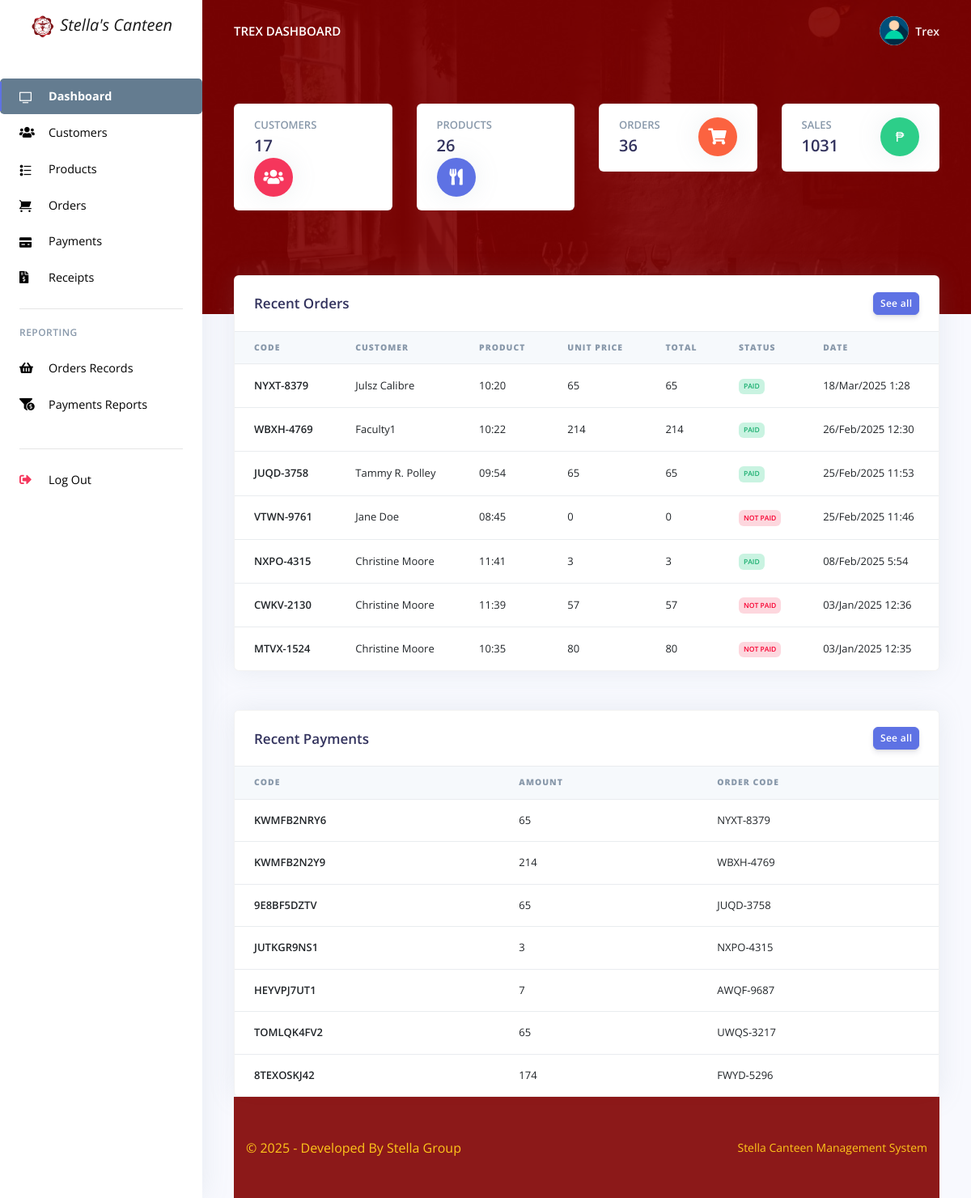
The app's page /stella/admin/dashboard.php (signed in), older data.
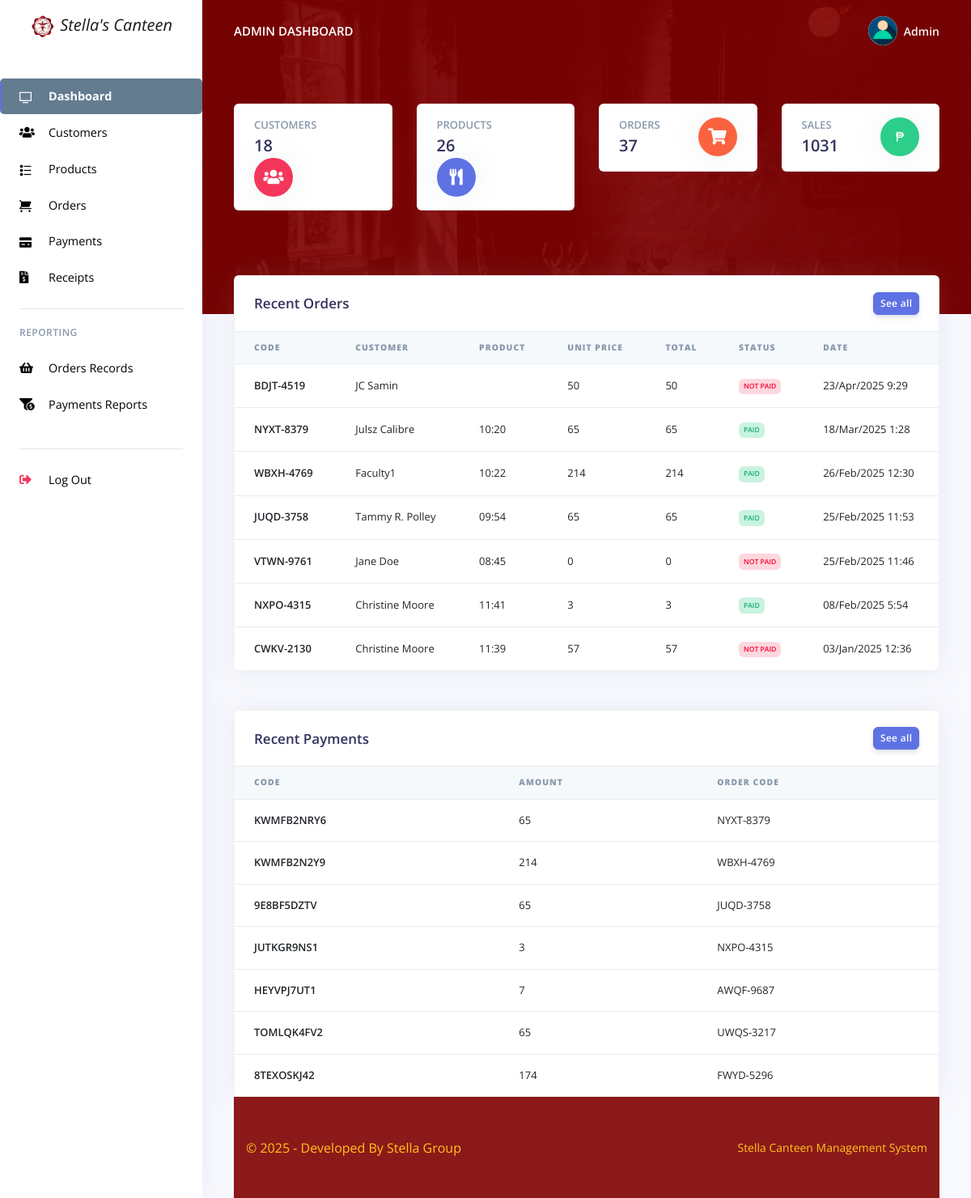
The same page, newer data.
### tables this page shows
CREATE TABLE `rpos_admin` (
  `admin_id` varchar(200) NOT NULL,
  `admin_name` varchar(200) NOT NULL,
  `admin_email` varchar(200) NOT NULL,
  `admin_password` varchar(200) NOT NULL
);

CREATE TABLE `rpos_orders` (
  `order_id` varchar(200) NOT NULL,
  `order_code` varchar(200) NOT NULL,
  `customer_id` varchar(200) NOT NULL,
  `customer_name` varchar(200) NOT NULL,
  `prod_id` varchar(200) NOT NULL,
  `prod_name` varchar(200) NOT NULL,
  `prod_price` varchar(200) NOT NULL,
  `prod_qty` varchar(200) NOT NULL,
  `order_status` varchar(200) NOT NULL,
  `created_at` timestamp(6) NOT NULL DEFAULT current_timestamp(6) ON UPDATE current_timestamp(6)
);

CREATE TABLE `rpos_payments` (
  `pay_id` varchar(200) NOT NULL,
  `pay_code` varchar(200) NOT NULL,
  `order_code` varchar(200) NOT NULL,
  `customer_id` varchar(200) NOT NULL,
  `pay_amt` varchar(200) NOT NULL,
  `pay_method` varchar(200) NOT NULL,
  `created_at` timestamp(6) NOT NULL DEFAULT current_timestamp(6) ON UPDATE current_timestamp(6),
  `pay_ref` varchar(60) NOT NULL,
  `pay_proof` varchar(100) NOT NULL
);

### stella/admin/dashboard.php (the view, shortened to what the rows shown need)
<?php
include('config/config.php');
require_once('partials/_head.php');
?>
<body>
  <?php
  require_once('partials/_sidebar.php');
  ?>
  <div class="main-content">
    <?php
    require_once('partials/_topnav.php');
    ?>
    <div class="container-fluid mt--7">
      <div class="row mt-5">
        <div class="col-xl-12 mb-5 mb-xl-0">
          <div class="card shadow">
            <div class="table-responsive">
              <table class="table align-items-center table-flush">
                <thead class="thead-light">
                  <tr>
                    <th class="" scope="col"><b>Code</b></th>
                    <th scope="col"><b>Customer</b></th>
                    <th class="" scope="col"><b>Product</b></th>
                    <th scope="col"><b>Unit Price</b></th>
                    <th scope="col"><b>Total</b></th>
                    <th scop="col"><b>Status</b></th>
                    <th class="" scope="col"><b>Date</b></th>
                  </tr>
                </thead>
                <tbody>
                  <?php
                  $ret = "SELECT * FROM  rpos_orders ORDER BY `rpos_orders`.`created_at` DESC LIMIT 7 ";
                  $stmt = $mysqli->prepare($ret);
                  $stmt->execute();
                  $res = $stmt->get_result();
                  while ($order = $res->fetch_object()) {
                    $total = ($order->prod_price);
                  ?>
                    <tr>
                      <th class="" scope="row"><?php echo $order->order_code; ?></th>
                      <td><?php echo $order->customer_name; ?></td>
                      <td class=""><?php echo $order->prod_name; ?></td>
                      <td><?php echo $order->prod_price; ?></td>
                      <td><?php echo $total; ?></td>
                      <td><?php if ($order->order_status == '') {
                                                    echo "<span class='badge badge-danger'>Not Paid</span>";
                                                } elseif ($order->order_status == 'Paid') {
                                                    echo "<span class='badge badge-success'>$order->order_status</span>";
                                                }else{
                                                    echo "<span class='badge badge-info'>$order->order_status</span>";
                                                } ?></td>
                      <td class=""><?php echo date('d/M/Y g:i', strtotime($order->created_at)); ?></td>
                    </tr>
                  <?php } ?>
                </tbody>
              </table>
            </div>
          </div>
        </div>
      </div>
      <div class="row mt-5">
        <div class="col-xl-12">
          <div class="card shadow">
            <div class="table-responsive">
              <table class="table align-items-center table-flush">
                <thead class="thead-light">
                  <tr>
                    <th class="" scope="col"><b>Code</b></th>
                    <th scope="col"><b>Amount</b></th>
                    <th class='' scope="col"><b>Order Code</b></th>
                  </tr>
                </thead>
                <tbody>
                  <?php
                  $ret = "SELECT * FROM   rpos_payments   ORDER BY `rpos_payments`.`created_at` DESC LIMIT 7 ";
                  $stmt = $mysqli->prepare($ret);
                  $stmt->execute();
                  $res = $stmt->get_result();
                  while ($payment = $res->fetch_object()) {
                  ?>
                    <tr>
                      <th class="" scope="row">
                        <?php echo $payment->pay_code; ?>
                      </th>
                      <td>
                        <?php echo $payment->pay_amt; ?>
                      </td>
                      <td class=''>
                        <?php echo $payment->order_code; ?>
                      </td>
                    </tr>
                  <?php } ?>
                </tbody>
              </table>
            </div>
          </div>
        </div>
      </div>
    </div>
  </div>
</body>
</html>

### stella/admin/partials/_sidebar.php (shortened to what the rows shown need)
<?php
$admin_id = $_SESSION['admin_id'];
$ret = "SELECT * FROM  rpos_admin  WHERE admin_id = '$admin_id'";
$stmt = $mysqli->prepare($ret);
$stmt->execute();
$res = $stmt->get_result();
while ($admin = $res->fetch_object()) {
  ?>
  <nav class="navbar navbar-vertical fixed-left navbar-expand-md navbar-light bg-white" id="sidenav-main">
    <div class="container-fluid">
      <a class="navbar-brand pt-0" href="dashboard.php">
        <img alt="Logo" src="assets/img/theme/CICLOGO.png"> <i>Stella's Canteen</i>
      </a>
      <div class="collapse navbar-collapse" id="sidenav-collapse-main">
        <ul class="navbar-nav">
          <li class="nav-item">
            <a class="nav-link <?php if (basename($_SERVER['PHP_SELF']) == 'dashboard.php')
              echo 'active'; ?>"
              href="dashboard.php">
              <i class="ni ni-tv-2"></i> Dashboard
            </a>
          </li>
          <li class="nav-item">
            <a class="nav-link <?php if (basename($_SERVER['PHP_SELF']) == 'customes.php')
              echo 'active'; ?>"
              href="customes.php">
              <i class="fas fa-users"></i> Customers
            </a>
          </li>
          <li class="nav-item">
            <a class="nav-link <?php if (basename($_SERVER['PHP_SELF']) == 'products.php')
              echo 'active'; ?>"
              href="products.php">
              <i class="ni ni-bullet-list-67"></i> Products
            </a>
          </li>
          <li class="nav-item">
            <a class="nav-link <?php if (basename($_SERVER['PHP_SELF']) == 'orders.php')
              echo 'active'; ?>"
              href="orders.php">
              <i class="ni ni-cart"></i> Orders
            </a>
          </li>
          <li class="nav-item">
            <a class="nav-link <?php if (basename($_SERVER['PHP_SELF']) == 'payments.php')
              echo 'active'; ?>"
              href="payments.php">
              <i class="ni ni-credit-card"></i> Payments
            </a>
          </li>
          <li class="nav-item">
            <a class="nav-link <?php if (basename($_SERVER['PHP_SELF']) == 'receipts.php')
              echo 'active'; ?>"
              href="receipts.php">
              <i class="fas fa-file-invoice-dollar"></i> Receipts
            </a>
          </li>
        </ul>
        <hr class="my-3">
        <h6 class="navbar-heading text-muted">Reporting</h6>
        <ul class="navbar-nav mb-md-3">
          <li class="nav-item">
            <a class="nav-link <?php if (basename($_SERVER['PHP_SELF']) == 'orders_reports.php')
              echo 'active'; ?>"
              href="orders_reports.php">
              <i class="fas fa-shopping-basket"></i> Orders Records
            </a>
          </li>
          <li class="nav-item">
            <a class="nav-link <?php if (basename($_SERVER['PHP_SELF']) == 'payments_reports.php')
              echo 'active'; ?>"
              href="payments_reports.php">
              <i class="fas fa-funnel-dollar"></i> Payments Reports
            </a>
          </li>
        </ul>
        <hr class="my-3">
        <ul class="navbar-nav mb-md-3">
          <li class="nav-item">
            <a class="nav-link" href="logout.php">
              <i class="fas fa-sign-out-alt text-danger"></i> Log Out
            </a>
          </li>
        </ul>
      </div>
    </div>
  </nav>
<?php } ?>

### stella/admin/partials/_topnav.php (shortened to what the rows shown need)
<?php
$admin_id = $_SESSION['admin_id'];
$ret = "SELECT * FROM  rpos_admin  WHERE admin_id = '$admin_id'";
$stmt = $mysqli->prepare($ret);
$stmt->execute();
$res = $stmt->get_result();
while ($admin = $res->fetch_object()) {
?>
    <nav class="navbar navbar-top navbar-expand-md navbar-dark" id="navbar-main">
        <div class="container-fluid">
            <a class="h4 mb-0 text-white text-uppercase d-none d-lg-inline-block" href="dashboard.php"><?php echo $admin->admin_name; ?> Dashboard</a>
            <ul class="navbar-nav align-items-center d-none d-md-flex">
                <li class="nav-item dropdown">
                    <a class="nav-link pr-0" href="#" role="button" data-toggle="dropdown" aria-haspopup="true" aria-expanded="false">
                        <div class="media align-items-center">
                            <span class="avatar avatar-sm rounded-circle">
                                <img alt="Image placeholder" src="assets/img/theme/user-a-min.png">
                            </span>
                            <div class="media-body ml-2 d-none d-lg-block">
                                <span class="mb-0 text-sm  font-weight-bold"><?php echo $admin->admin_name; ?></span>
                            </div>
                        </div>
                    </a>
                </li>
            </ul>
        </div>
    </nav>
<?php } ?>

Row changes from the older to the newer data that the page shows:
no longer on this page (row unchanged): rpos_orders: order_code "MTVX-1524", customer_name "Christine Moore", prod_name "10:35", prod_price "80", order_status "NOT PAID", created_at "03/Jan/2025 12:35"
changed rpos_admin: admin_name "TREX" → "ADMIN"; admin_name "Trex" → "Admin"
added rpos_orders: order_code "BDJT-4519", customer_name "JC Samin", prod_price "50", order_status "NOT PAID", created_at "23/Apr/2025 9:29"
Text that changed along with them:
$customers: "17" → "18"
$orders: "36" → "37"
